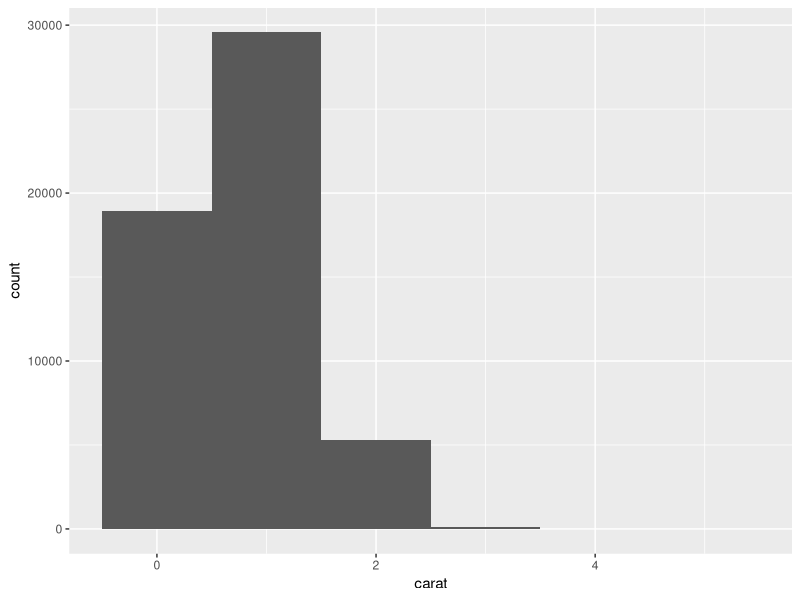
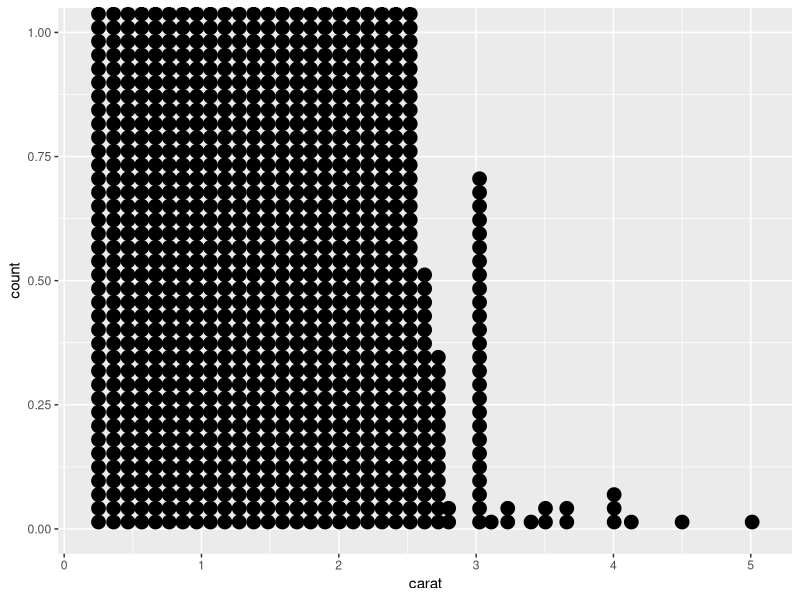
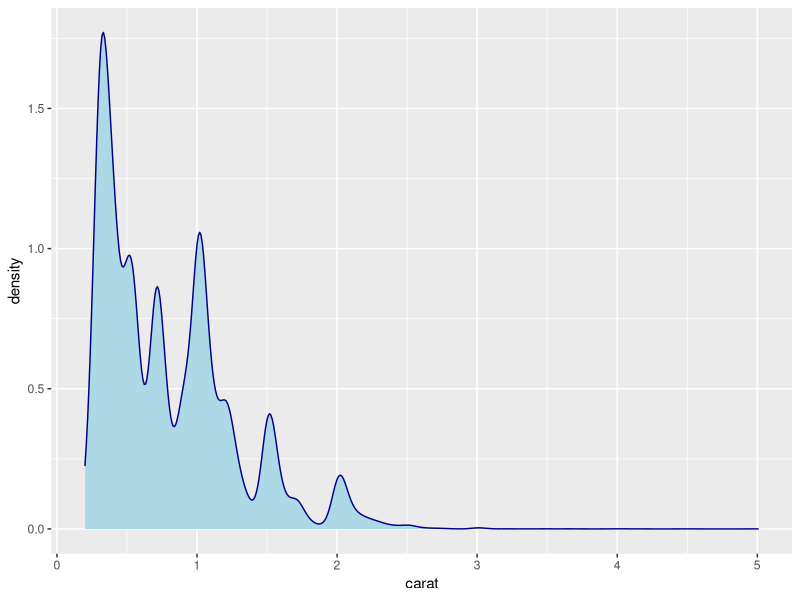

The R source for these figures, in order:
## ---- chunk 1
#Histogram
library(ggplot2)
data(diamonds)
ggplot(diamonds, aes(x=carat)) +geom_histogram(binwidth = 1)

## ---- chunk 2
#Dot plot

ggplot(diamonds, aes(x=carat)) +geom_dotplot(binwidth =  0.1)
## ---- chunk 3
#Density

ggplot(diamonds, aes(x=carat)) + geom_density(color="dark blue", fill= "light blue")

